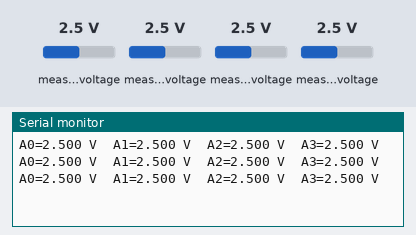
Recording of a sketch running on a simulated ESP32. Shown: the last lines printed to the serial monitor. Inputs (shaded band) come from the test bench; at power-on: measured voltage 2.5 V.

Above: at 1.2 s.
1.3 s: measured voltage (sensor 200) set to 0.1 V
At 2.0 s:
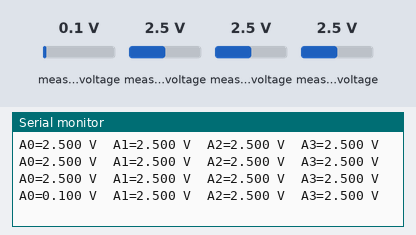
4.3 s: measured voltage (sensor 201) set to 0.1 V
At 4.7 s:
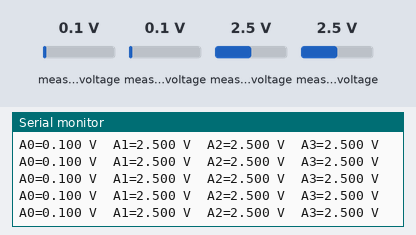
5.8 s: measured voltage (sensor 202) set to 0.1 V
At 6.3 s:
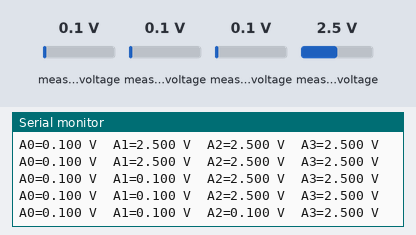
7.3 s: measured voltage (sensor 203) set to 0.1 V
At 7.9 s:
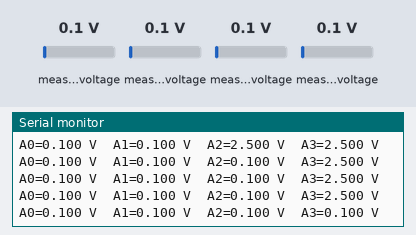
8.8 s: measured voltage (sensor 200) set to 1.2 V
At 9.5 s:
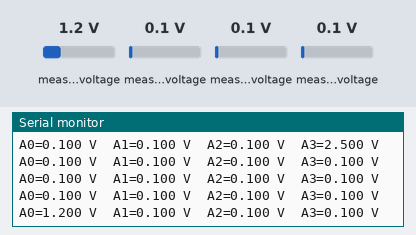
10.3 s: measured voltage (sensor 201) set to 1.2 V
At 10.3 s:
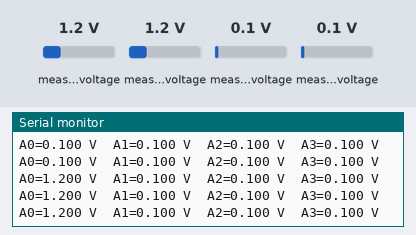
Timing chart, 0 to 12.8 s (numbered marks = the images above; inputs shaded):
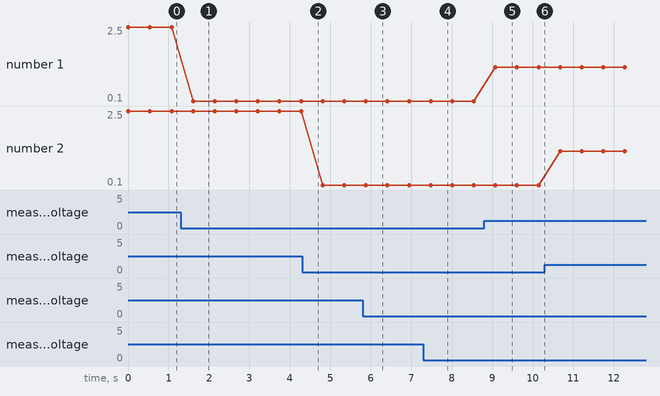

The sketch:

S38_ADC_ADS1115.ino
```cpp
/*
  BuiltByTyler Sensor Kit - S38 ADC 16-BIT (ADS1115)
  Board: ESP32-WROOM-32 DevKit V1 (30-pin), Arduino-ESP32 core 3.x, "ESP32 Dev Module"

  Reads all four inputs of the 16-bit ADS1115 (I2C 0x48) in volts.
  Wire A0-A3 to the AO pins of analog sensors powered from the same 3V3.
  Never put more than VCC on A0-A3. ALRT is optional and not used here.

  Wiring (module pin -> ESP32 pin):
    GND  -> GND
    VCC  -> 3V3
    SDA  -> GPIO 21
    SCL  -> GPIO 22
    ALRT -> GPIO 4
    A0   -> AO pin of an analog sensor (optional)
    A1   -> AO pin of an analog sensor (optional)
    A2   -> AO pin of an analog sensor (optional)
    A3   -> AO pin of an analog sensor (optional)

  Library: "Adafruit ADS1X15" (Sketch > Include Library > Manage Libraries)
  Serial Monitor: 115200 baud
*/

#define SDA_PIN  21
#define SCL_PIN  22
#define ALRT_PIN 4

#include <Wire.h>
#include <Adafruit_ADS1X15.h>

Adafruit_ADS1115 ads;

void setup() {
  Serial.begin(115200);
  Wire.begin(SDA_PIN, SCL_PIN);
  if (!ads.begin(0x48)) {
    Serial.println("ADS1115 not found at 0x48 - check the wiring");
    while (true) delay(1000);
  }
  ads.setGain(GAIN_ONE);   // +/-4.096 V range: fits 0-3.3 V signals
}

void loop() {
  for (int ch = 0; ch < 4; ch++) {
    int16_t raw = ads.readADC_SingleEnded(ch);
    Serial.printf("A%d=%.3f V  ", ch, ads.computeVolts(raw));
  }
  Serial.println();
  delay(500);
}
```

Measured:
- after the input at 1.3 s, the serial monitor: prints a new line after 0.31 s (image 1)
- after the input at 5.8 s, the serial monitor: prints a new line after 0.08 s (image 3)
- after the input at 7.3 s, the serial monitor: prints a new line after 0.18 s (image 4)
- after the input at 8.8 s, the serial monitor: prints a new line after 0.28 s (image 5)
- plotted number 1: 2.5 → 0.1 after the input at 1.3 s, 0.1 → 1.2 after the input at 8.8 s
